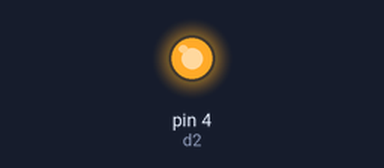
Simulated run of this sketch. Board: Arduino Uno, built with avr-gcc and run on an emulated ATmega328P. Parts: output pins drawn as LEDs (lit = HIGH).

Above: at 2.5 s.
At 7.5 s:
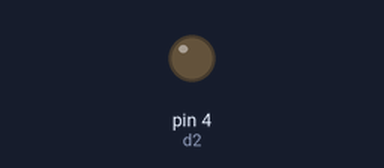
Timing chart, 0 to 13.0 s (numbered marks = the images above):
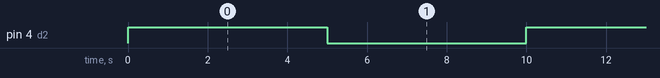

Measured:
- by itself, pin 4 (d2): alternates HIGH for 5.0 s and LOW for 5.0 s

The sketch:

rele.ino
```cpp
int d2 = 4;

void setup() {
  pinMode(d2, OUTPUT);

}

void loop() {
  digitalWrite(d2, HIGH);
  delay(5000);
  digitalWrite(d2, LOW);
  delay(5000);
}
```
